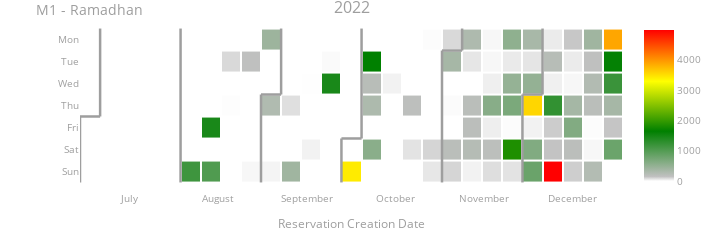
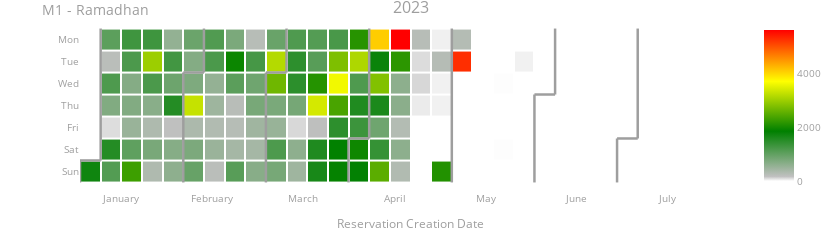
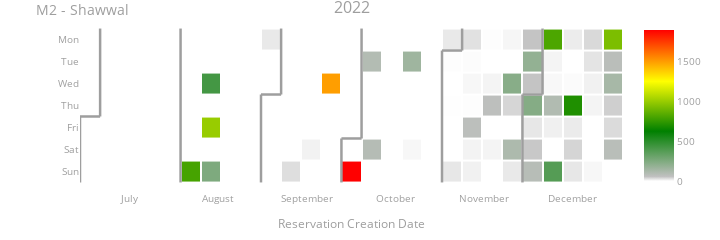
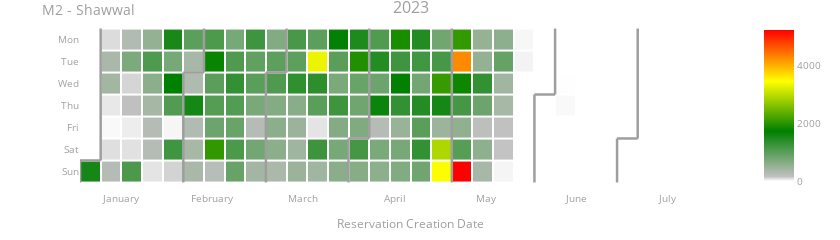

The notebook cell these images were saved under, in order:
### Code cell
for month_name, figs_list in calplots.items():
    print(month_name)
    if isinstance(figs_list, list):
        for fig in figs_list:
            greg_year = fig.data[0].name
            # month_abbrev = month_name.split(' - ')[0]
            save_fig_to_chart_studio(fig, f'{greg_year} part - heatmap - {month_name}')
            fig.show()
    else:
        fig = figs_list

        greg_years = []
        for go_figure_type in fig.data:
            if isinstance(go_figure_type, plotly.graph_objs._heatmap.Heatmap):
                greg_years.append(go_figure_type.name)
        greg_years = ','.join(greg_years)

        save_fig_to_chart_studio(fig, f'{greg_years} - heatmap - {month_name}')
        fig.show()

### Figure 1 — Plotly figure (JSON) as saved in the notebook; plotly's stock layout.template omitted (floating-point values rounded to 4 significant figures; data arrays with more than 128 entries replaced by an {"elided": "..."} marker saying what was removed)
{"data": [{"colorscale": [[0, "white"], [0.03, "silver"], [0.33, "green"], [0.66, "yellow"], [1, "red"]], "customdata": {"elided": "184x2 str values"}, "hovertemplate": "%{customdata[0]} <br>Week=%{x} <br>%{customdata[1]}=%{z}", "name": "2022", "showscale": true, "type": "heatmap", "x": {"elided": "184 int values"}, "xaxis": "x", "xgap": 2, "y": {"elided": "184 int values"}, "yaxis": "y", "ygap": 2, "z": {"elided": "184 int values"}, "zmax": 4978, "zmin": 0}, {"hoverinfo": "skip", "line": {"color": "#9e9e9e", "width": 2.5}, "mode": "lines", "type": "scatter", "x": [25.5, 25.5], "xaxis": "x", "y": [3.5, 6.5], "yaxis": "y"}, {"hoverinfo": "skip", "line": {"color": "#9e9e9e", "width": 2.5}, "mode": "lines", "type": "scatter", "x": [25.5, 26.5], "xaxis": "x", "y": [3.5, 3.5], "yaxis": "y"}, {"hoverinfo": "skip", "line": {"color": "#9e9e9e", "width": 2.5}, "mode": "lines", "type": "scatter", "x": [26.5, 26.5], "xaxis": "x", "y": [3.5, -0.5], "yaxis": "y"}, {"hoverinfo": "skip", "line": {"color": "#9e9e9e", "width": 2.5}, "mode": "lines", "type": "scatter", "x": [30.5, 30.5], "xaxis": "x", "y": [-0.5, 6.5], "yaxis": "y"}, {"hoverinfo": "skip", "line": {"color": "#9e9e9e", "width": 2.5}, "mode": "lines", "type": "scatter", "x": [34.5, 34.5], "xaxis": "x", "y": [2.5, 6.5], "yaxis": "y"}, {"hoverinfo": "skip", "line": {"color": "#9e9e9e", "width": 2.5}, "mode": "lines", "type": "scatter", "x": [34.5, 35.5], "xaxis": "x", "y": [2.5, 2.5], "yaxis": "y"}, {"hoverinfo": "skip", "line": {"color": "#9e9e9e", "width": 2.5}, "mode": "lines", "type": "scatter", "x": [35.5, 35.5], "xaxis": "x", "y": [2.5, -0.5], "yaxis": "y"}, {"hoverinfo": "skip", "line": {"color": "#9e9e9e", "width": 2.5}, "mode": "lines", "type": "scatter", "x": [38.5, 38.5], "xaxis": "x", "y": [4.5, 6.5], "yaxis": "y"}, {"hoverinfo": "skip", "line": {"color": "#9e9e9e", "width": 2.5}, "mode": "lines", "type": "scatter", "x": [38.5, 39.5], "xaxis": "x", "y": [4.5, 4.5], "yaxis": "y"}, {"hoverinfo": "skip", "line": {"color": "#9e9e9e", "width": 2.5}, "mode": "lines", "type": "scatter", "x": [39.5, 39.5], "xaxis": "x", "y": [4.5, -0.5], "yaxis": "y"}, {"hoverinfo": "skip", "line": {"color": "#9e9e9e", "width": 2.5}, "mode": "lines", "type": "scatter", "x": [43.5, 43.5], "xaxis": "x", "y": [0.5, 6.5], "yaxis": "y"}, {"hoverinfo": "skip", "line": {"color": "#9e9e9e", "width": 2.5}, "mode": "lines", "type": "scatter", "x": [43.5, 44.5], "xaxis": "x", "y": [0.5, 0.5], "yaxis": "y"}, {"hoverinfo": "skip", "line": {"color": "#9e9e9e", "width": 2.5}, "mode": "lines", "type": "scatter", "x": [44.5, 44.5], "xaxis": "x", "y": [0.5, -0.5], "yaxis": "y"}, {"hoverinfo": "skip", "line": {"color": "#9e9e9e", "width": 2.5}, "mode": "lines", "type": "scatter", "x": [47.5, 47.5], "xaxis": "x", "y": [2.5, 6.5], "yaxis": "y"}, {"hoverinfo": "skip", "line": {"color": "#9e9e9e", "width": 2.5}, "mode": "lines", "type": "scatter", "x": [47.5, 48.5], "xaxis": "x", "y": [2.5, 2.5], "yaxis": "y"}, {"hoverinfo": "skip", "line": {"color": "#9e9e9e", "width": 2.5}, "mode": "lines", "type": "scatter", "x": [48.5, 48.5], "xaxis": "x", "y": [2.5, -0.5], "yaxis": "y"}], "layout": {"annotations": [{"font": {"size": 16}, "showarrow": false, "text": "2022", "x": 0.5, "xanchor": "center", "xref": "paper", "y": 1, "yanchor": "bottom", "yref": "paper"}], "font": {"color": "#9e9e9e", "size": 10}, "height": 200, "margin": {"b": 20, "t": 20}, "plot_bgcolor": "#fff", "showlegend": false, "title": {"text": "M1 - Ramadhan", "y": 0.98}, "width": 720, "xaxis": {"anchor": "y", "domain": [0, 1], "showgrid": false, "showline": false, "tickmode": "array", "ticktext": [null, null, null, null, null, null, "July", "August", "September", "October", "November", "December"], "tickvals": [1.5, 5.909, 10.32, 14.73, 19.14, 23.55, 27.95, 32.36, 36.77, 41.18, 45.59, 50], "title": {"text": "Reservation Creation Date"}, "zeroline": false}, "yaxis": {"anchor": "x", "autorange": "reversed", "domain": [0, 1], "showgrid": false, "showline": false, "tickmode": "array", "ticktext": ["Mon", "Tue", "Wed", "Thu", "Fri", "Sat", "Sun"], "tickvals": [0, 1, 2, 3, 4, 5, 6], "zeroline": false}}}

### Figure 2 — Plotly figure (JSON) as saved in the notebook; plotly's stock layout.template omitted (floating-point values rounded to 4 significant figures; data arrays with more than 128 entries replaced by an {"elided": "..."} marker saying what was removed)
{"data": [{"colorscale": [[0, "white"], [0.03, "silver"], [0.33, "green"], [0.66, "yellow"], [1, "red"]], "customdata": {"elided": "212x2 str values"}, "hovertemplate": "%{customdata[0]} <br>Week=%{x} <br>%{customdata[1]}=%{z}", "name": "2023", "showscale": true, "type": "heatmap", "x": {"elided": "212 int values"}, "xaxis": "x", "xgap": 2, "y": {"elided": "212 int values"}, "yaxis": "y", "ygap": 2, "z": {"elided": "212 int values"}, "zmax": 5636, "zmin": 0}, {"hoverinfo": "skip", "line": {"color": "#9e9e9e", "width": 2.5}, "mode": "lines", "type": "scatter", "x": [-0.5, -0.5], "xaxis": "x", "y": [5.5, 6.5], "yaxis": "y"}, {"hoverinfo": "skip", "line": {"color": "#9e9e9e", "width": 2.5}, "mode": "lines", "type": "scatter", "x": [-0.5, 0.5], "xaxis": "x", "y": [5.5, 5.5], "yaxis": "y"}, {"hoverinfo": "skip", "line": {"color": "#9e9e9e", "width": 2.5}, "mode": "lines", "type": "scatter", "x": [0.5, 0.5], "xaxis": "x", "y": [5.5, -0.5], "yaxis": "y"}, {"hoverinfo": "skip", "line": {"color": "#9e9e9e", "width": 2.5}, "mode": "lines", "type": "scatter", "x": [4.5, 4.5], "xaxis": "x", "y": [1.5, 6.5], "yaxis": "y"}, {"hoverinfo": "skip", "line": {"color": "#9e9e9e", "width": 2.5}, "mode": "lines", "type": "scatter", "x": [4.5, 5.5], "xaxis": "x", "y": [1.5, 1.5], "yaxis": "y"}, {"hoverinfo": "skip", "line": {"color": "#9e9e9e", "width": 2.5}, "mode": "lines", "type": "scatter", "x": [5.5, 5.5], "xaxis": "x", "y": [1.5, -0.5], "yaxis": "y"}, {"hoverinfo": "skip", "line": {"color": "#9e9e9e", "width": 2.5}, "mode": "lines", "type": "scatter", "x": [8.5, 8.5], "xaxis": "x", "y": [1.5, 6.5], "yaxis": "y"}, {"hoverinfo": "skip", "line": {"color": "#9e9e9e", "width": 2.5}, "mode": "lines", "type": "scatter", "x": [8.5, 9.5], "xaxis": "x", "y": [1.5, 1.5], "yaxis": "y"}, {"hoverinfo": "skip", "line": {"color": "#9e9e9e", "width": 2.5}, "mode": "lines", "type": "scatter", "x": [9.5, 9.5], "xaxis": "x", "y": [1.5, -0.5], "yaxis": "y"}, {"hoverinfo": "skip", "line": {"color": "#9e9e9e", "width": 2.5}, "mode": "lines", "type": "scatter", "x": [12.5, 12.5], "xaxis": "x", "y": [4.5, 6.5], "yaxis": "y"}, {"hoverinfo": "skip", "line": {"color": "#9e9e9e", "width": 2.5}, "mode": "lines", "type": "scatter", "x": [12.5, 13.5], "xaxis": "x", "y": [4.5, 4.5], "yaxis": "y"}, {"hoverinfo": "skip", "line": {"color": "#9e9e9e", "width": 2.5}, "mode": "lines", "type": "scatter", "x": [13.5, 13.5], "xaxis": "x", "y": [4.5, -0.5], "yaxis": "y"}, {"hoverinfo": "skip", "line": {"color": "#9e9e9e", "width": 2.5}, "mode": "lines", "type": "scatter", "x": [17.5, 17.5], "xaxis": "x", "y": [-0.5, 6.5], "yaxis": "y"}, {"hoverinfo": "skip", "line": {"color": "#9e9e9e", "width": 2.5}, "mode": "lines", "type": "scatter", "x": [21.5, 21.5], "xaxis": "x", "y": [2.5, 6.5], "yaxis": "y"}, {"hoverinfo": "skip", "line": {"color": "#9e9e9e", "width": 2.5}, "mode": "lines", "type": "scatter", "x": [21.5, 22.5], "xaxis": "x", "y": [2.5, 2.5], "yaxis": "y"}, {"hoverinfo": "skip", "line": {"color": "#9e9e9e", "width": 2.5}, "mode": "lines", "type": "scatter", "x": [22.5, 22.5], "xaxis": "x", "y": [2.5, -0.5], "yaxis": "y"}, {"hoverinfo": "skip", "line": {"color": "#9e9e9e", "width": 2.5}, "mode": "lines", "type": "scatter", "x": [25.5, 25.5], "xaxis": "x", "y": [4.5, 6.5], "yaxis": "y"}, {"hoverinfo": "skip", "line": {"color": "#9e9e9e", "width": 2.5}, "mode": "lines", "type": "scatter", "x": [25.5, 26.5], "xaxis": "x", "y": [4.5, 4.5], "yaxis": "y"}, {"hoverinfo": "skip", "line": {"color": "#9e9e9e", "width": 2.5}, "mode": "lines", "type": "scatter", "x": [26.5, 26.5], "xaxis": "x", "y": [4.5, -0.5], "yaxis": "y"}], "layout": {"annotations": [{"font": {"size": 16}, "showarrow": false, "text": "2023", "x": 0.5, "xanchor": "center", "xref": "paper", "y": 1, "yanchor": "bottom", "yref": "paper"}], "font": {"color": "#9e9e9e", "size": 10}, "height": 200, "margin": {"b": 20, "t": 20}, "plot_bgcolor": "#fff", "showlegend": false, "title": {"text": "M1 - Ramadhan", "y": 0.98}, "width": 840, "xaxis": {"anchor": "y", "domain": [0, 1], "showgrid": false, "showline": false, "tickmode": "array", "ticktext": ["January", "February", "March", "April", "May", "June", "July", null, null, null, null, null], "tickvals": [1.5, 5.909, 10.32, 14.73, 19.14, 23.55, 27.95, 32.36, 36.77, 41.18, 45.59, 50], "title": {"text": "Reservation Creation Date"}, "zeroline": false}, "yaxis": {"anchor": "x", "autorange": "reversed", "domain": [0, 1], "showgrid": false, "showline": false, "tickmode": "array", "ticktext": ["Mon", "Tue", "Wed", "Thu", "Fri", "Sat", "Sun"], "tickvals": [0, 1, 2, 3, 4, 5, 6], "zeroline": false}}}

### Figure 3 — Plotly figure (JSON) as saved in the notebook; plotly's stock layout.template omitted (floating-point values rounded to 4 significant figures; data arrays with more than 128 entries replaced by an {"elided": "..."} marker saying what was removed)
{"data": [{"colorscale": [[0, "white"], [0.03, "silver"], [0.33, "green"], [0.66, "yellow"], [1, "red"]], "customdata": {"elided": "184x2 str values"}, "hovertemplate": "%{customdata[0]} <br>Week=%{x} <br>%{customdata[1]}=%{z}", "name": "2022", "showscale": true, "type": "heatmap", "x": {"elided": "184 int values"}, "xaxis": "x", "xgap": 2, "y": {"elided": "184 int values"}, "yaxis": "y", "ygap": 2, "z": {"elided": "184 int values"}, "zmax": 1900, "zmin": 0}, {"hoverinfo": "skip", "line": {"color": "#9e9e9e", "width": 2.5}, "mode": "lines", "type": "scatter", "x": [25.5, 25.5], "xaxis": "x", "y": [3.5, 6.5], "yaxis": "y"}, {"hoverinfo": "skip", "line": {"color": "#9e9e9e", "width": 2.5}, "mode": "lines", "type": "scatter", "x": [25.5, 26.5], "xaxis": "x", "y": [3.5, 3.5], "yaxis": "y"}, {"hoverinfo": "skip", "line": {"color": "#9e9e9e", "width": 2.5}, "mode": "lines", "type": "scatter", "x": [26.5, 26.5], "xaxis": "x", "y": [3.5, -0.5], "yaxis": "y"}, {"hoverinfo": "skip", "line": {"color": "#9e9e9e", "width": 2.5}, "mode": "lines", "type": "scatter", "x": [30.5, 30.5], "xaxis": "x", "y": [-0.5, 6.5], "yaxis": "y"}, {"hoverinfo": "skip", "line": {"color": "#9e9e9e", "width": 2.5}, "mode": "lines", "type": "scatter", "x": [34.5, 34.5], "xaxis": "x", "y": [2.5, 6.5], "yaxis": "y"}, {"hoverinfo": "skip", "line": {"color": "#9e9e9e", "width": 2.5}, "mode": "lines", "type": "scatter", "x": [34.5, 35.5], "xaxis": "x", "y": [2.5, 2.5], "yaxis": "y"}, {"hoverinfo": "skip", "line": {"color": "#9e9e9e", "width": 2.5}, "mode": "lines", "type": "scatter", "x": [35.5, 35.5], "xaxis": "x", "y": [2.5, -0.5], "yaxis": "y"}, {"hoverinfo": "skip", "line": {"color": "#9e9e9e", "width": 2.5}, "mode": "lines", "type": "scatter", "x": [38.5, 38.5], "xaxis": "x", "y": [4.5, 6.5], "yaxis": "y"}, {"hoverinfo": "skip", "line": {"color": "#9e9e9e", "width": 2.5}, "mode": "lines", "type": "scatter", "x": [38.5, 39.5], "xaxis": "x", "y": [4.5, 4.5], "yaxis": "y"}, {"hoverinfo": "skip", "line": {"color": "#9e9e9e", "width": 2.5}, "mode": "lines", "type": "scatter", "x": [39.5, 39.5], "xaxis": "x", "y": [4.5, -0.5], "yaxis": "y"}, {"hoverinfo": "skip", "line": {"color": "#9e9e9e", "width": 2.5}, "mode": "lines", "type": "scatter", "x": [43.5, 43.5], "xaxis": "x", "y": [0.5, 6.5], "yaxis": "y"}, {"hoverinfo": "skip", "line": {"color": "#9e9e9e", "width": 2.5}, "mode": "lines", "type": "scatter", "x": [43.5, 44.5], "xaxis": "x", "y": [0.5, 0.5], "yaxis": "y"}, {"hoverinfo": "skip", "line": {"color": "#9e9e9e", "width": 2.5}, "mode": "lines", "type": "scatter", "x": [44.5, 44.5], "xaxis": "x", "y": [0.5, -0.5], "yaxis": "y"}, {"hoverinfo": "skip", "line": {"color": "#9e9e9e", "width": 2.5}, "mode": "lines", "type": "scatter", "x": [47.5, 47.5], "xaxis": "x", "y": [2.5, 6.5], "yaxis": "y"}, {"hoverinfo": "skip", "line": {"color": "#9e9e9e", "width": 2.5}, "mode": "lines", "type": "scatter", "x": [47.5, 48.5], "xaxis": "x", "y": [2.5, 2.5], "yaxis": "y"}, {"hoverinfo": "skip", "line": {"color": "#9e9e9e", "width": 2.5}, "mode": "lines", "type": "scatter", "x": [48.5, 48.5], "xaxis": "x", "y": [2.5, -0.5], "yaxis": "y"}], "layout": {"annotations": [{"font": {"size": 16}, "showarrow": false, "text": "2022", "x": 0.5, "xanchor": "center", "xref": "paper", "y": 1, "yanchor": "bottom", "yref": "paper"}], "font": {"color": "#9e9e9e", "size": 10}, "height": 200, "margin": {"b": 20, "t": 20}, "plot_bgcolor": "#fff", "showlegend": false, "title": {"text": "M2 - Shawwal", "y": 0.98}, "width": 720, "xaxis": {"anchor": "y", "domain": [0, 1], "showgrid": false, "showline": false, "tickmode": "array", "ticktext": [null, null, null, null, null, null, "July", "August", "September", "October", "November", "December"], "tickvals": [1.5, 5.909, 10.32, 14.73, 19.14, 23.55, 27.95, 32.36, 36.77, 41.18, 45.59, 50], "title": {"text": "Reservation Creation Date"}, "zeroline": false}, "yaxis": {"anchor": "x", "autorange": "reversed", "domain": [0, 1], "showgrid": false, "showline": false, "tickmode": "array", "ticktext": ["Mon", "Tue", "Wed", "Thu", "Fri", "Sat", "Sun"], "tickvals": [0, 1, 2, 3, 4, 5, 6], "zeroline": false}}}

### Figure 4 — Plotly figure (JSON) as saved in the notebook; plotly's stock layout.template omitted (floating-point values rounded to 4 significant figures; data arrays with more than 128 entries replaced by an {"elided": "..."} marker saying what was removed)
{"data": [{"colorscale": [[0, "white"], [0.03, "silver"], [0.33, "green"], [0.66, "yellow"], [1, "red"]], "customdata": {"elided": "212x2 str values"}, "hovertemplate": "%{customdata[0]} <br>Week=%{x} <br>%{customdata[1]}=%{z}", "name": "2023", "showscale": true, "type": "heatmap", "x": {"elided": "212 int values"}, "xaxis": "x", "xgap": 2, "y": {"elided": "212 int values"}, "yaxis": "y", "ygap": 2, "z": {"elided": "212 int values"}, "zmax": 5213, "zmin": 0}, {"hoverinfo": "skip", "line": {"color": "#9e9e9e", "width": 2.5}, "mode": "lines", "type": "scatter", "x": [-0.5, -0.5], "xaxis": "x", "y": [5.5, 6.5], "yaxis": "y"}, {"hoverinfo": "skip", "line": {"color": "#9e9e9e", "width": 2.5}, "mode": "lines", "type": "scatter", "x": [-0.5, 0.5], "xaxis": "x", "y": [5.5, 5.5], "yaxis": "y"}, {"hoverinfo": "skip", "line": {"color": "#9e9e9e", "width": 2.5}, "mode": "lines", "type": "scatter", "x": [0.5, 0.5], "xaxis": "x", "y": [5.5, -0.5], "yaxis": "y"}, {"hoverinfo": "skip", "line": {"color": "#9e9e9e", "width": 2.5}, "mode": "lines", "type": "scatter", "x": [4.5, 4.5], "xaxis": "x", "y": [1.5, 6.5], "yaxis": "y"}, {"hoverinfo": "skip", "line": {"color": "#9e9e9e", "width": 2.5}, "mode": "lines", "type": "scatter", "x": [4.5, 5.5], "xaxis": "x", "y": [1.5, 1.5], "yaxis": "y"}, {"hoverinfo": "skip", "line": {"color": "#9e9e9e", "width": 2.5}, "mode": "lines", "type": "scatter", "x": [5.5, 5.5], "xaxis": "x", "y": [1.5, -0.5], "yaxis": "y"}, {"hoverinfo": "skip", "line": {"color": "#9e9e9e", "width": 2.5}, "mode": "lines", "type": "scatter", "x": [8.5, 8.5], "xaxis": "x", "y": [1.5, 6.5], "yaxis": "y"}, {"hoverinfo": "skip", "line": {"color": "#9e9e9e", "width": 2.5}, "mode": "lines", "type": "scatter", "x": [8.5, 9.5], "xaxis": "x", "y": [1.5, 1.5], "yaxis": "y"}, {"hoverinfo": "skip", "line": {"color": "#9e9e9e", "width": 2.5}, "mode": "lines", "type": "scatter", "x": [9.5, 9.5], "xaxis": "x", "y": [1.5, -0.5], "yaxis": "y"}, {"hoverinfo": "skip", "line": {"color": "#9e9e9e", "width": 2.5}, "mode": "lines", "type": "scatter", "x": [12.5, 12.5], "xaxis": "x", "y": [4.5, 6.5], "yaxis": "y"}, {"hoverinfo": "skip", "line": {"color": "#9e9e9e", "width": 2.5}, "mode": "lines", "type": "scatter", "x": [12.5, 13.5], "xaxis": "x", "y": [4.5, 4.5], "yaxis": "y"}, {"hoverinfo": "skip", "line": {"color": "#9e9e9e", "width": 2.5}, "mode": "lines", "type": "scatter", "x": [13.5, 13.5], "xaxis": "x", "y": [4.5, -0.5], "yaxis": "y"}, {"hoverinfo": "skip", "line": {"color": "#9e9e9e", "width": 2.5}, "mode": "lines", "type": "scatter", "x": [17.5, 17.5], "xaxis": "x", "y": [-0.5, 6.5], "yaxis": "y"}, {"hoverinfo": "skip", "line": {"color": "#9e9e9e", "width": 2.5}, "mode": "lines", "type": "scatter", "x": [21.5, 21.5], "xaxis": "x", "y": [2.5, 6.5], "yaxis": "y"}, {"hoverinfo": "skip", "line": {"color": "#9e9e9e", "width": 2.5}, "mode": "lines", "type": "scatter", "x": [21.5, 22.5], "xaxis": "x", "y": [2.5, 2.5], "yaxis": "y"}, {"hoverinfo": "skip", "line": {"color": "#9e9e9e", "width": 2.5}, "mode": "lines", "type": "scatter", "x": [22.5, 22.5], "xaxis": "x", "y": [2.5, -0.5], "yaxis": "y"}, {"hoverinfo": "skip", "line": {"color": "#9e9e9e", "width": 2.5}, "mode": "lines", "type": "scatter", "x": [25.5, 25.5], "xaxis": "x", "y": [4.5, 6.5], "yaxis": "y"}, {"hoverinfo": "skip", "line": {"color": "#9e9e9e", "width": 2.5}, "mode": "lines", "type": "scatter", "x": [25.5, 26.5], "xaxis": "x", "y": [4.5, 4.5], "yaxis": "y"}, {"hoverinfo": "skip", "line": {"color": "#9e9e9e", "width": 2.5}, "mode": "lines", "type": "scatter", "x": [26.5, 26.5], "xaxis": "x", "y": [4.5, -0.5], "yaxis": "y"}], "layout": {"annotations": [{"font": {"size": 16}, "showarrow": false, "text": "2023", "x": 0.5, "xanchor": "center", "xref": "paper", "y": 1, "yanchor": "bottom", "yref": "paper"}], "font": {"color": "#9e9e9e", "size": 10}, "height": 200, "margin": {"b": 20, "t": 20}, "plot_bgcolor": "#fff", "showlegend": false, "title": {"text": "M2 - Shawwal", "y": 0.98}, "width": 840, "xaxis": {"anchor": "y", "domain": [0, 1], "showgrid": false, "showline": false, "tickmode": "array", "ticktext": ["January", "February", "March", "April", "May", "June", "July", null, null, null, null, null], "tickvals": [1.5, 5.909, 10.32, 14.73, 19.14, 23.55, 27.95, 32.36, 36.77, 41.18, 45.59, 50], "title": {"text": "Reservation Creation Date"}, "zeroline": false}, "yaxis": {"anchor": "x", "autorange": "reversed", "domain": [0, 1], "showgrid": false, "showline": false, "tickmode": "array", "ticktext": ["Mon", "Tue", "Wed", "Thu", "Fri", "Sat", "Sun"], "tickvals": [0, 1, 2, 3, 4, 5, 6], "zeroline": false}}}
